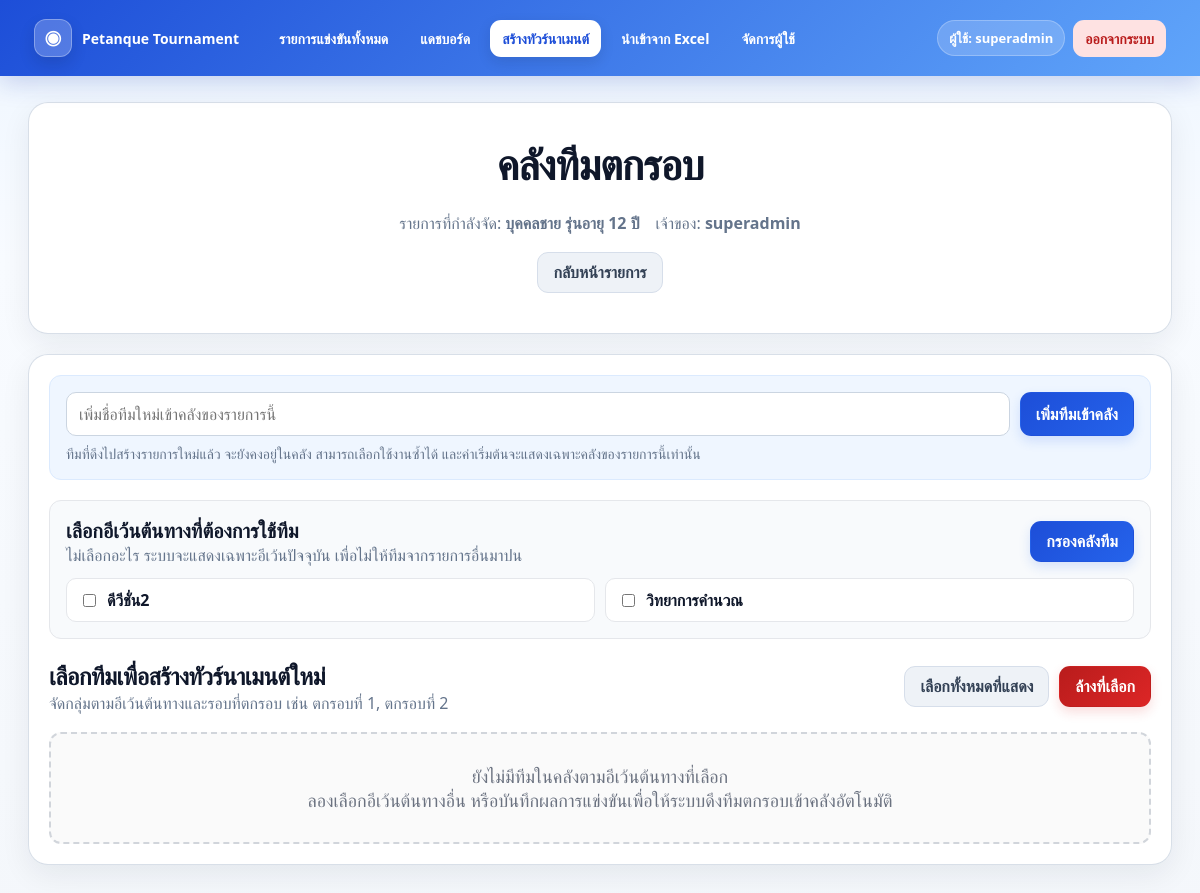
Page /tournaments/40/eliminated (signed in) on the committed database.
### tables this page shows
CREATE TABLE users (
            id INTEGER PRIMARY KEY AUTOINCREMENT,
            username TEXT UNIQUE NOT NULL,
            password_hash TEXT NOT NULL,
            role TEXT NOT NULL CHECK(role IN ('super_admin', 'admin')),
            created_by INTEGER,
            is_active INTEGER NOT NULL DEFAULT 1,
            create_quota INTEGER NOT NULL DEFAULT 0,
            created_count INTEGER NOT NULL DEFAULT 0,
            expires_at TEXT,
            created_at TEXT NOT NULL,
            updated_at TEXT NOT NULL,
            FOREIGN KEY(created_by) REFERENCES users(id)
        );

CREATE TABLE tournaments (
            id INTEGER PRIMARY KEY AUTOINCREMENT,
            name TEXT NOT NULL,
            owner_id INTEGER NOT NULL,
            team_count INTEGER NOT NULL,
            group_count INTEGER NOT NULL,
            group_sizes_json TEXT NOT NULL,
            avoid_same INTEGER NOT NULL DEFAULT 1,
            competition_type TEXT NOT NULL DEFAULT 'double_knockout',
            qualify_per_group INTEGER NOT NULL DEFAULT 2,
            status TEXT NOT NULL DEFAULT 'draft',
            created_at TEXT NOT NULL, batch_id INTEGER, event_label TEXT, event_category TEXT, event_gender TEXT, event_age INTEGER, sort_order INTEGER,
            FOREIGN KEY(owner_id) REFERENCES users(id)
        );

### app.py (the view, shortened to what this page needs)
@app.route("/tournaments/<int:tournament_id>/eliminated")
@login_required
def eliminated_pool(tournament_id):
    user = current_user()
    tournament = get_tournament_for_user(tournament_id, user)
    if not tournament:
        flash("ไม่พบทัวร์นาเมนต์หรือคุณไม่มีสิทธิ์จัดการ", "error")
        return redirect(url_for("dashboard"))
    db = get_db()
    if user["role"] == "super_admin":
        available_sources = db.execute(
            """
            SELECT DISTINCT t.id, t.name
            FROM tournaments t
            JOIN team_pool tp ON tp.tournament_id = t.id
            WHERE tp.status IN ('pool', 'used')
            ORDER BY t.created_at DESC, t.id DESC
            """
        ).fetchall()
    selected_source_ids = []
    for raw_id in request.args.getlist("source_ids"):
        try:
            selected_source_ids.append(int(raw_id))
        except (TypeError, ValueError):
            continue
    available_ids = {row["id"] for row in available_sources}
    selected_source_ids = [sid for sid in selected_source_ids if sid in available_ids]
    if not selected_source_ids:
        selected_source_ids = [tournament_id]
    placeholders = ",".join("?" * len(selected_source_ids))
    rows = db.execute(
        f"""
        SELECT
            tp.*,
            COALESCE(src.name, 'ไม่พบชื่ออีเว้น') AS source_tournament_name
        FROM team_pool tp
        LEFT JOIN tournaments src ON src.id = COALESCE(tp.source_tournament_id, tp.tournament_id)
        WHERE tp.tournament_id IN ({placeholders})
          AND tp.status IN ('pool', 'used')
        ORDER BY
          COALESCE(tp.source_tournament_id, tp.tournament_id) DESC,
          COALESCE(tp.source_round_no, 9999) ASC,
          COALESCE(tp.source_group_no, 9999) ASC,
          tp.id DESC
        """,
        selected_source_ids,
    ).fetchall()
    pool_groups_map = {}
    pool_groups = list(pool_groups_map.values())
    pool_groups.sort(key=lambda g: (g["source_name"] or "", 9999 if g["round_no"] is None else int(g["round_no"])))
    return render_template(
        "eliminated_pool.html",
        tournament=tournament,
        available_sources=available_sources,
        selected_source_ids=selected_source_ids,
        pool_groups=pool_groups,
    )

### templates/eliminated_pool.html (shortened to what this page needs)
{% extends 'base.html' %}
{% block content %}
<div class="card">
    <h1 style="font-size:42px; text-align:center; margin:10px 0 20px;">คลังทีมตกรอบ</h1>
    <div class="muted-text" style="display:flex; gap:16px; flex-wrap:wrap; justify-content:center; margin-bottom:18px;">
        <span>รายการที่กำลังจัด: <strong>{{ tournament['name'] }}</strong></span>
        <span>เจ้าของ: <strong>{{ tournament['owner_name'] }}</strong></span>
    </div>
    <div style="text-align:center; margin-bottom:18px;">
        <a href="{{ url_for('view_tournament', tournament_id=tournament['id']) }}" class="btn btn-secondary">กลับหน้ารายการ</a>
    </div>
</div>
<div class="card" style="padding:20px;">
    <div style="margin-bottom:20px; padding:16px; border:1px solid #dbeafe; background:#eff6ff; border-radius:12px;">
        <form method="post" action="{{ url_for('add_team_to_pool', tournament_id=tournament['id']) }}" style="display:flex; gap:10px; flex-wrap:wrap;">
            <input type="text" name="team_name" placeholder="เพิ่มชื่อทีมใหม่เข้าคลังของรายการนี้"
                   style="flex:1; min-width:220px; padding:10px 12px; border:1px solid #cbd5e1; border-radius:10px;">
            <button type="submit" class="btn btn-primary">เพิ่มทีมเข้าคลัง</button>
        </form>
        <div class="muted-text" style="margin-top:8px; font-size:14px;">
            ทีมที่ดึงไปสร้างรายการใหม่แล้ว จะยังคงอยู่ในคลัง สามารถเลือกใช้งานซ้ำได้ และค่าเริ่มต้นจะแสดงเฉพาะคลังของรายการนี้เท่านั้น
        </div>
    </div>
    <div style="margin-bottom:20px; padding:16px; border:1px solid #e5e7eb; background:#f8fafc; border-radius:12px;">
        <form method="get" action="{{ url_for('eliminated_pool', tournament_id=tournament['id']) }}">
            <div style="display:flex; justify-content:space-between; gap:12px; flex-wrap:wrap; align-items:center; margin-bottom:12px;">
                <div>
                    <div style="font-size:20px; font-weight:800;">เลือกอีเว้นต้นทางที่ต้องการใช้ทีม</div>
                    <div class="muted-text">ไม่เลือกอะไร ระบบจะแสดงเฉพาะอีเว้นปัจจุบัน เพื่อไม่ให้ทีมจากรายการอื่นมาปน</div>
                </div>
                <button type="submit" class="btn btn-primary">กรองคลังทีม</button>
            </div>
            <div style="display:grid; grid-template-columns:repeat(auto-fit,minmax(220px,1fr)); gap:10px;">
                {% for src in available_sources %}
                <label class="source-option">
                    <input type="checkbox" name="source_ids" value="{{ src['id'] }}" {% if src['id'] in selected_source_ids %}checked{% endif %}>
                    <span>{{ src['name'] }}</span>
                </label>
                {% endfor %}
            </div>
        </form>
    </div>
    <form method="post" action="{{ url_for('create_tournament_from_eliminated', tournament_id=tournament['id']) }}">
        <div style="display:flex; justify-content:space-between; align-items:center; gap:12px; flex-wrap:wrap; margin-bottom:18px;">
            <div>
                <h2 style="margin:0;">เลือกทีมเพื่อสร้างทัวร์นาเมนต์ใหม่</h2>
                <div class="muted-text">จัดกลุ่มตามอีเว้นต้นทางและรอบที่ตกรอบ เช่น ตกรอบที่ 1, ตกรอบที่ 2</div>
            </div>
            <div style="display:flex; gap:10px; flex-wrap:wrap;">
                <button type="button" class="btn btn-secondary" onclick="toggleAll(true)">เลือกทั้งหมดที่แสดง</button>
                <button type="button" class="btn btn-danger" onclick="toggleAll(false)">ล้างที่เลือก</button>
            </div>
        </div>
        {% if pool_groups %}
        {% for group in pool_groups %}
        <div class="pool-group">
            <div class="pool-group-head">
                <div>
                    <div class="pool-group-title">{{ group.source_name }}</div>
                    <div class="round-label">{{ group.round_label }}</div>
                    <div class="muted-text">จำนวน {{ group.rows|length }} ทีม</div>
                </div>
                <div style="display:flex; gap:8px; flex-wrap:wrap;">
                    <button type="button" class="btn btn-secondary" onclick="toggleGroup('pool-group-{{ loop.index }}', true)">เลือกกลุ่มนี้</button>
                    <button type="button" class="btn btn-danger" onclick="toggleGroup('pool-group-{{ loop.index }}', false)">ล้างกลุ่มนี้</button>
                </div>
            </div>
            <div style="overflow-x:auto;" id="pool-group-{{ loop.index }}">
                <table>
                    <thead>
                        <tr>
                            <th width="70">เลือก</th>
                            <th>ชื่อทีม</th>
                            <th width="120">สาย</th>
                            <th width="130">สถานะ</th>
                        </tr>
                    </thead>
                    <tbody>
                        {% for row in group.rows %}
                        <tr>
                            <td style="text-align:center;">
                                <input type="checkbox" name="team_ids" value="{{ row['id'] }}" class="team-check">
                            </td>
                            <td style="font-weight:700;">{{ row['team_name'] }}</td>
                            <td style="text-align:center;">
                                {% if row['source_group_no'] %}สาย {{ group_label(row['source_group_no']) }}{% else %}-{% endif %}
                            </td>
                            <td style="text-align:center;">
                                {% if row['status'] == 'used' %}
                                <span class="badge used-badge">เคยใช้แล้ว</span>
                                {% else %}
                                <span class="badge pool-badge">พร้อมใช้</span>
                                {% endif %}
                            </td>
                        </tr>
                        {% endfor %}
                    </tbody>
                </table>
            </div>
        </div>
        {% endfor %}
        <div style="margin-top:24px; padding:18px; border:1px solid #dbeafe; background:#eff6ff; border-radius:12px;">
            <div style="font-size:22px; font-weight:700; margin-bottom:14px;">สร้างทัวร์นาเมนต์ใหม่จากทีมที่เลือก</div>
            <div style="display:grid; grid-template-columns:repeat(auto-fit, minmax(220px, 1fr)); gap:14px;">
                <div>
                    <label style="display:block; font-weight:700; margin-bottom:6px;">ชื่อทัวร์นาเมนต์ใหม่</label>
                    <input type="text" name="new_name" placeholder="เช่น รอบแก้ตัว / Division 2"
                           style="width:100%; padding:10px 12px; border:1px solid #cbd5e1; border-radius:10px;" required>
                </div>
                <div>
                    <label style="display:block; font-weight:700; margin-bottom:6px;">รูปแบบการแข่งขัน</label>
                    <select name="competition_type"
                            style="width:100%; padding:10px 12px; border:1px solid #cbd5e1; border-radius:10px;">
                        <option value="double_knockout">Double knockout</option>
                        <option value="knockout">Knockout</option>
                    </select>
                </div>
            </div>
            <div style="margin-top:16px; display:flex; justify-content:flex-end; gap:10px; flex-wrap:wrap;">
                <a href="{{ url_for('view_tournament', tournament_id=tournament['id']) }}" class="btn btn-secondary">ยกเลิก</a>
                <button type="submit" class="btn btn-primary">สร้างทัวร์นาเมนต์ใหม่</button>
            </div>
        </div>
        {% else %}
        <div style="text-align:center; padding:30px 20px; color:#6b7280; font-size:18px; border:2px dashed #d1d5db; border-radius:12px; background:#fafafa;">
            ยังไม่มีทีมในคลังตามอีเว้นต้นทางที่เลือก<br>
            ลองเลือกอีเว้นต้นทางอื่น หรือบันทึกผลการแข่งขันเพื่อให้ระบบดึงทีมตกรอบเข้าคลังอัตโนมัติ
        </div>
        {% endif %}
    </form>
</div>
{% endblock %}

### templates/base.html (shortened to what this page needs)
<!doctype html>
<html lang="th">
<head>
</head>
<body>
  <div class="nav">
    <a class="nav-brand" href="{{ url_for('home') }}"><span class="brand-badge">◉</span><span>Petanque Tournament</span></a>
    <a href="{{ url_for('home') }}">รายการแข่งขันทั้งหมด</a>
    {% if current_user %}
      <a href="{{ url_for('dashboard') }}">แดชบอร์ด</a>
      <a class="primary-link" href="{{ url_for('create_tournament') }}">สร้างทัวร์นาเมนต์</a>
      <a href="{{ url_for('import_events') }}">นำเข้าจาก Excel</a>
      {% if current_user['role'] == 'super_admin' %}
      <a href="{{ url_for('manage_users') }}">จัดการผู้ใช้</a>
      {% endif %}
      <span class="user-pill">ผู้ใช้: {{ current_user['username'] }}</span>
      <a class="logout-link" href="{{ url_for('logout') }}">ออกจากระบบ</a>
    {% else %}
      <span class="spacer"></span>
      <a class="primary-link" href="{{ url_for('login') }}">เข้าสู่ระบบ</a>
    {% endif %}
  </div>
  <div class="wrap">
    {% block content %}{% endblock %}
  </div>
</body>
</html>

### rows in the picture
users: username "superadmin", owner_name "superadmin"
tournaments: name "บุคคลชาย รุ่นอายุ 12 ปี"
tournaments: name "ดีวีชั่น2"
tournaments: name "วิทยาการคำนวณ"
